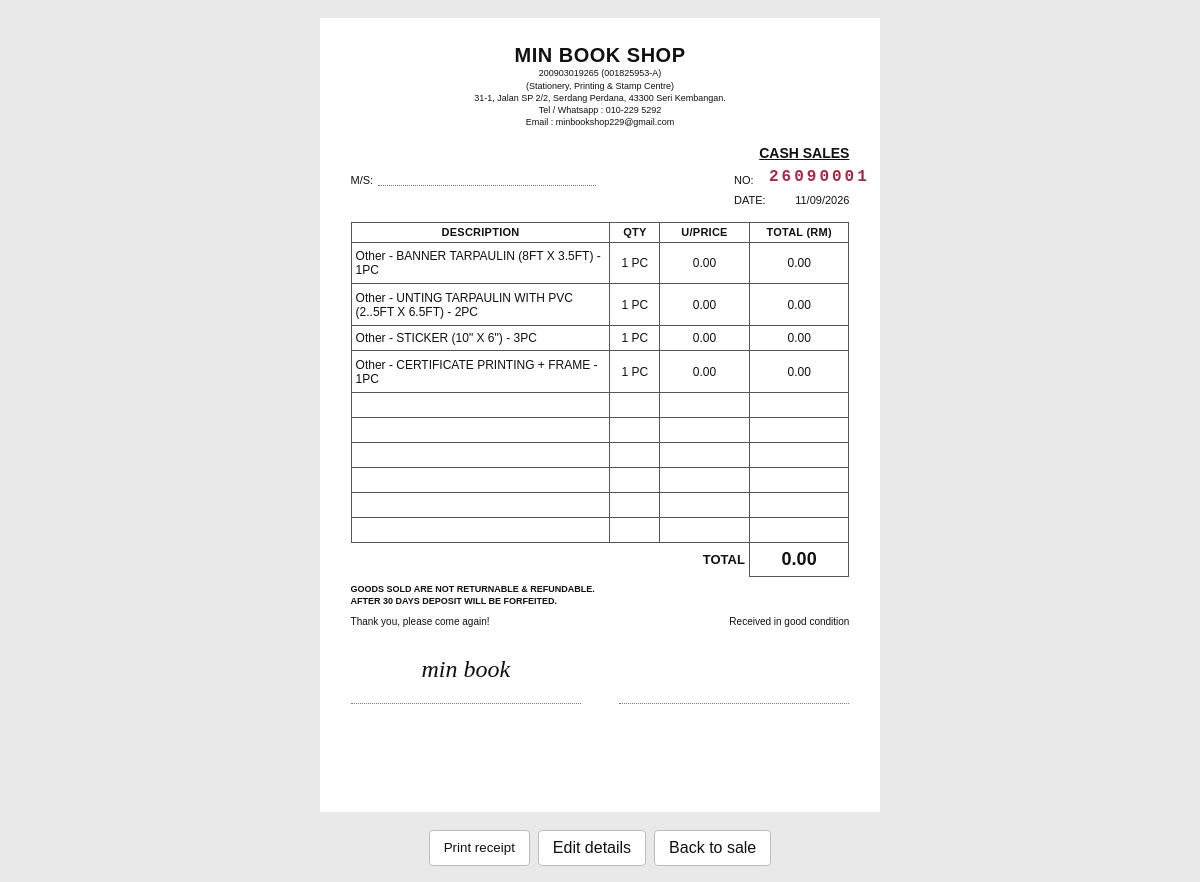
The app's page /receipt/1 with its own data.
### app/models.py (models this page shows, shortened)
class Sale(db.Model):
    id = db.Column(db.Integer, primary_key=True)
    amount = db.Column(db.Float, nullable=False)
    date = db.Column(db.Date, default=datetime.utcnow)
    user_id = db.Column(db.Integer, db.ForeignKey('user.id'), nullable=False)  # ForeignKey to User
    user = db.relationship('User', backref=db.backref('sales', lazy=True))  # Relationship with User
    product_id = db.Column(db.Integer, db.ForeignKey('product.id'), nullable=True)  # Legacy first product
    product = db.relationship('Product', backref=db.backref('sales', lazy=True))  # Relationship with Product
    quantity = db.Column(db.Integer, nullable=True)  # Legacy total quantity
    payment_method = db.Column(db.String(20), nullable=False, default='Cash')
    customer_name = db.Column(db.String(120), nullable=True)
    document_type = db.Column(db.String(20), nullable=False, default='receipt')
    discount = db.Column(db.Float, nullable=False, default=0.00)
    deposit = db.Column(db.Float, nullable=False, default=0.00)
    items = db.relationship('SaleItem', back_populates='sale', cascade='all, delete-orphan')

class SaleItem(db.Model):
    id = db.Column(db.Integer, primary_key=True)
    is_lump_sum = db.Column(
        db.Boolean,
        nullable=False,
        default=False
    )
    sale_id = db.Column(
        db.Integer,
        db.ForeignKey('sale.id'),
        nullable=False
    )
    product_id = db.Column(
        db.Integer,
        db.ForeignKey('product.id'),
        nullable=True
    )
    category = db.Column(
        db.String(30),
        nullable=False
    )
    description = db.Column(
        db.Text,
        nullable=True
    )
    quantity = db.Column(
        db.Integer,
        nullable=False
    )
    unit = db.Column(
        db.String(20),
        nullable=False,
        default='PC'
    )
    unit_price = db.Column(
        db.Float,
        nullable=False
    )
    line_total = db.Column(
        db.Float,
        nullable=False
    )
    sale = db.relationship(
        'Sale',
        back_populates='items'
    )
    product = db.relationship(
        'Product',
        backref=db.backref(
            'sale_items',
            lazy=True
        )
    )

### app/routes.py (the view)
@main.route('/receipt/<int:sale_id>')
def receipt(sale_id):
    sale = Sale.query.get_or_404(sale_id)
    receipt_number = month_document_number(sale, 'receipt')
    return render_template('receipt.html', sale=sale, receipt_number=receipt_number)

### app/routes.py (called while the page is built)
def month_document_number(sale, document_type):
    month_start = date(sale.date.year, sale.date.month, 1)
    if sale.date.month == 12:
        month_end = date(sale.date.year + 1, 1, 1)
    else:
        month_end = date(sale.date.year, sale.date.month + 1, 1)
    serial = Sale.query.filter(
        Sale.document_type == document_type,
        Sale.date >= month_start,
        Sale.date < month_end,
        Sale.id < sale.id,
    ).count()
    return f'{sale.date.year % 100:02d}{sale.date.month:02d}{serial + 1:04d}'

@main.app_context_processor
def inject_now():
    return {'current_year': datetime.now().year}

### app/templates/receipt.html (shortened to what this page needs)
<!doctype html>
<html lang="en">
<head>
</head>
<body>
    <div class="receipt">
        <header class="header">
            <h1 class="shop-name">MIN BOOK SHOP</h1>
            <p class="registration">200903019265 (001825953-A)</p>
            <p class="address">(Stationery, Printing &amp; Stamp Centre)</p>
            <p class="address">31-1, Jalan SP 2/2, Serdang Perdana, 43300 Seri Kembangan.</p>
            <p class="contact">Tel / Whatsapp : 010-229 5292</p>
            <p class="contact">Email : minbookshop229@gmail.com</p>
        </header>
        <div class="receipt-heading">CASH SALES</div>
        <div class="meta">
            <div class="meta-field"><span class="meta-label">M/S:</span>{% if sale.customer_name %}<span>{{ sale.customer_name }}</span>{% else %}<span class="line"></span>{% endif %}</div>
            <div class="meta-field"><span class="meta-label">NO:</span><span class="number">{{ receipt_number }}</span></div>
            <div class="meta-field"></div>
            <div class="meta-field"><span class="meta-label">DATE:</span><span>{{ sale.date.strftime('%d/%m/%Y') }}</span></div>
        </div>
        <table>
            <thead><tr><th>DESCRIPTION</th><th>QTY</th><th>U/PRICE</th><th>TOTAL (RM)</th></tr></thead>
            <tbody>
                {% for item in sale.items %}
<tr><td>{{ item.category }}{% if item.description %}{% set parts = item.description.split('|||') %}{% if parts[0] %} - {{ parts[0] }}{% endif %}{% endif %}</td><td>{{ item.quantity }} {% set unit = parts[1] if item.description and parts|length > 1 else 'PC' %}{% if item.quantity == 1 %}{{ unit }}{% elif unit == 'PC' %}PCS{% elif unit == 'BOX' %}BOXES{% elif unit == 'PACK' %}PACKS{% elif unit == 'SET' %}SETS{% elif unit == 'UNIT' %}UNITS{% elif unit == 'BOOK' %}BOOKS{% endif %}</td><td>{{ '{:.2f}'.format(item.unit_price) }}</td><td>{{ '{:.2f}'.format(item.line_total) }}</td></tr>                {% endfor %}
                {% for blank in range(10 - sale.items|length if sale.items|length < 10 else 0) %}<tr><td>&nbsp;</td><td></td><td></td><td></td></tr>{% endfor %}
                <tr class="total-row"><td colspan="3" class="total-label">TOTAL</td><td class="total-value">{{ '{:,.2f}'.format(sale.amount) }}</td></tr>
            </tbody>
        </table>
        <div class="notes">GOODS SOLD ARE NOT RETURNABLE &amp; REFUNDABLE.<br>AFTER 30 DAYS DEPOSIT WILL BE FORFEITED.</div>
        <div class="closing"><span class="thanks">Thank you, please come again!</span><span class="condition">Received in good condition</span></div>
        <div class="signatures"><div><span class="signature-name">min book</span><div class="signature-line"></div></div><div><span class="signature-name">&nbsp;</span><div class="signature-line"></div></div></div>
    </div>
    <div class="print-actions">
        <button type="button" onclick="window.print()">Print receipt</button>
        <a href="{{ url_for('main.edit_sale', sale_id=sale.id) }}">Edit details</a>
        <a href="{{ url_for('main.add_sale') }}">Back to sale</a>
    </div>
</body>
</html>

### app/templates/receipt.html (style rules this page uses)
* { box-sizing: border-box; }
body { margin: 0; color: #111; background: #e9e9e9; font-family: Arial, Helvetica, sans-serif; }
.receipt { width: 148mm; min-height: 210mm; margin: 18px auto; padding: 7mm 8mm 6mm; background: #fff; }
.header { text-align: center; }
.shop-name { margin: 0; font-size: 20px; letter-spacing: .5px; font-weight: 800; }
.registration, .address, .contact { margin: 1px 0; font-size: 9px; line-height: 1.25; }
.receipt-heading { display: flex; justify-content: flex-end; margin-top: 16px; font-size: 14px; font-weight: 700; text-decoration: underline; }
.meta { display: grid; grid-template-columns: repeat(2, minmax(0, 1fr)); gap: 8px; margin: 7px 0 0; font-size: 11px; }
.meta-field { display: flex; align-items: flex-end; min-width: 0; }
.meta-field:nth-child(2),.meta-field:nth-child(4) { display: grid;grid-template-columns: 35px 1fr;align-items: end;width: 100%;padding-left: 130px; }
.meta-field:nth-child(2) .meta-label,.meta-field:nth-child(4) .meta-label { min-width: 0;text-align: left; }
.meta-field:nth-child(2) .number,.meta-field:nth-child(4) span:not(.meta-label) { text-align: right; }
.meta-label { white-space: nowrap; margin-right: 5px; }
.line { flex: 1; min-width: 0; height: 17px; border-bottom: 1px dotted #777; }
.number { color: #a82843; font-family: "OCR A Extended", "OCR A", monospace; font-size: 16px; font-weight: 700; letter-spacing: 3px; }
table { width: 100%; height: 94mm; border-collapse: collapse; table-layout: fixed; margin-top: 16px; font-size: 12px; }
th, td { height: 20px; padding: 3px 4px; border: 1px solid #555; font-size: 12px; }
th { font-size: 11px; letter-spacing: .25px; text-align: center; }
th:first-child { width: 52%; text-align: center; overflow-wrap: anywhere; }
td:first-child { width: 52%; text-align: left; overflow-wrap: anywhere; white-space: pre-line; }
th:nth-child(2), td:nth-child(2) { width: 10%; text-align: center; }
th:nth-child(3), td:nth-child(3) { width: 18%; text-align: center; }
th:nth-child(4), td:nth-child(4) { width: 20%; text-align: center; }
.total-row td { height: 27px; border: 0; border-top: 1px solid #555; }
.total-label { text-align: right !important; font-size: 13px; font-weight: 700; }
.total-value { border: 1px solid #555 !important; font-size: 18px; font-weight: 700; }
.notes { margin-top: 6px; font-size: 9px; font-weight: 700; line-height: 1.35; }
.closing { display: flex; justify-content: space-between; align-items: end; margin-top: 9px; font-size: 10px; }
.thanks { font-size: 10px; }
.condition { text-align: right; }
.signatures { display: grid; grid-template-columns: 1fr 1fr; gap: 38px; margin-top: 30px; text-align: center; font-size: 11px; }
.signature-line { height: 19px; border-bottom: 1px dotted #777; margin-top: 4px; }
.signature-name { font-family: "Brush Script MT", "Segoe Script", cursive; font-size: 24px; font-style: italic; line-height: 1; }
.print-actions { display: flex; justify-content: center; gap: 8px; margin: 16px auto; }
.print-actions button, .print-actions a { padding: 8px 14px; border: 1px solid #bbb; border-radius: 4px; color: #111; background: #fff; text-decoration: none; cursor: pointer; }

### records on screen
Sale: date "11/09/2026", amount "0.00"
SaleItem: category "Other", description "BANNER TARPAULIN (8FT X 3.5FT) - 1PC", quantity "1", unit "PC", unit_price "0.00", line_total "0.00"
SaleItem: category "Other", description "UNTING TARPAULIN WITH PVC (2..5FT X 6.5FT) - 2PC", quantity "1", unit "PC", unit_price "0.00", line_total "0.00"
SaleItem: category "Other", description "STICKER (10\" X 6\") - 3PC", quantity "1", unit "PC", unit_price "0.00", line_total "0.00"
SaleItem: category "Other", description "CERTIFICATE PRINTING + FRAME - 1PC", quantity "1", unit "PC", unit_price "0.00", line_total "0.00"

### other values on screen
{{ receipt_number }} "26090001"
